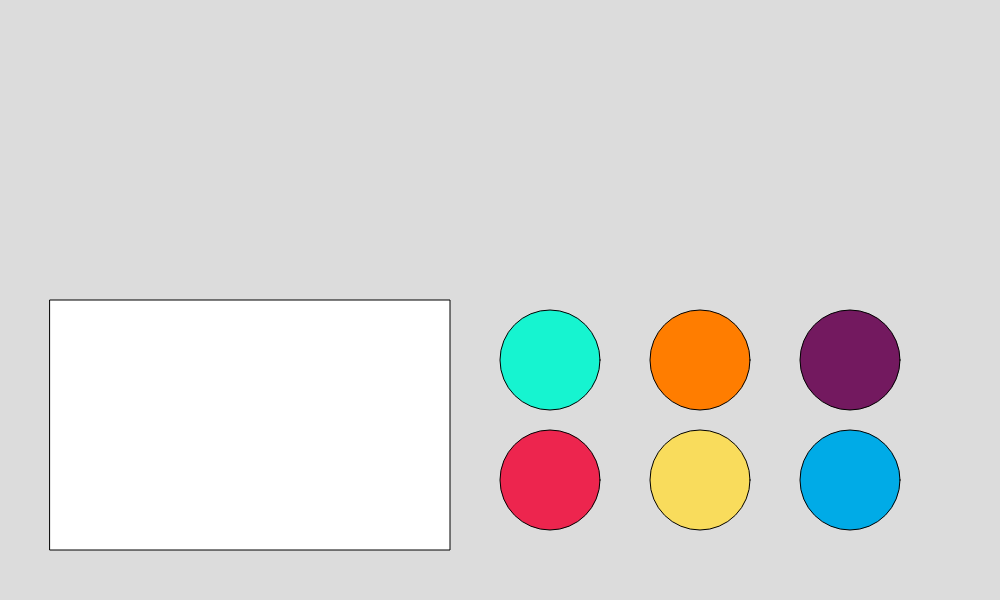
Frame 1 (no input)
Frame 60 (no input): identical to frame 1, image omitted
Frame 120 (the mouse pressed at the canvas centre since frame 60): identical to frame 1, image omitted

The p5.js sketch that drew this single still picture (run headless with seeded random() and noise() and a simulated clock; from frame 60 on, the mouse is pressed at the canvas centre):

// p5.js sketch
// ── sketch.js
let circleReady, mouseClicked, isWhite, isRed, isYellow, isGreen, isOrange, isBlue, isPurple;
let circleX, circleY, circleHeight, circleWidth;



function setup() {
    createCanvas(1000, 600);
    noCursor();
    cursor(CROSS, 20, -10);
     circleReady = false;
     mouseClicked = false;
     isWhite = false;
     isRed = false;
     isYellow = false;
     isGreen = false;
     isOrange = false;
     isBlue = false;
     isPurple = false;
     circleX = 0;
     circleY = 0;
     circleHeight = 50;
     circleWidth = 50;

    
  }
  


  function draw() {

    background(220);


    //white box
    isWhite = true;
    fillWhite();
    isWhite = false;
    rect(width*.05,height*.5,400,250);

    //red
    isRed = true;
    fillRed();
    isRed = false;
    ellipse(width*.55,height*.8,100,100);

    //yellow
    isYellow = true;
    fillYellow();
    isYellow = false;
    ellipse(width*.7,height*.8,100,100);

    //green
    isGreen = true;
    fillGreen();
    isGreen = false;
    ellipse(width*.55,height*.6,100,100);

    //orange
    isOrange = true;
    fillOrange();
    isOrange = false; 
    ellipse(width*.7,height*.6,100,100);

    //blue
    isBlue = true;
    fillBlue();
    isBlue = false;
    ellipse(width*.85,height*.8,100,100);

    //purple
    isPurple = true;
    fillPurple();
    isPurple = false;
    ellipse(width*.85,height*.6,100,100);

    paintBlue();
    paintPurple();
    paintGreen();
    paintOrange();
    paintRed();
    paintYellow();

    
    if (mouseIsPressed && isInBox()) {
      circleReady = true;
      circleX = mouseX;
      circleY = mouseY;
    }

    if (circleReady == true) {
      ellipse(circleX, circleY, circleWidth, circleHeight);
    }
    
  }



  function isMouseClicked() {
    if (mouseIsPressed) {
      mouseClicked = true;
    }
  }


  function createCircle() {
    eliipse(circleX, circleY, circleWidth, circleHeight);
  }

  function isInBox() {
    if(mouseX > width*.05 && mouseX < width*.45 && mouseY > height*.5 && mouseY < height*.75) {
      return true;
    }
    return false;
  }

  function paintBlue() {
    if (mouseX > width*.8 && mouseX < width*.9 && mouseY > height*.75 && mouseY < height*.85) {
      isBlue = true;
      fillBlue();
      isPurple = false;
      isGreen = false;
      isOrange = false;
      isRed = false; 
      isYellow = false;
    }
  }
  function paintPurple() {
    if (mouseX > width*.8 && mouseX < width*.9 && mouseY > height*.55 && mouseY < height*.65) {
      isPurple = true;
      fillPurple();
      isBlue = false;
      isGreen = false;
      isOrange = false;
      isRed = false;
      isYellow = false;
    }
  }
  function paintGreen() {
    if (mouseX > width*.5 && mouseX < width*.6 && mouseY > height*.55 && mouseY < height*.65) {
      isGreen = true;
      fillGreen();
      isBlue = false;
      isPurple = false;
      isOrange = false;
      isRed = false;
      isYellow = false;
    }
  }
  function paintOrange() {
    if (mouseX > width*.65 && mouseX < width*.75 && mouseY > height*.55 && mouseY < height*.65) {
      isOrange = true;
      fillOrange();
      isBlue = false;
      isPurple = false;
      isGreen = false;
      isRed = false;
      isYellow = false;
    }
  }
  function paintRed() {
    if (mouseX > width*.5 && mouseX < width*.6 && mouseY > height*.75 && mouseY < height*.85) {
      isRed = true;
      fillRed();
      isBlue = false;
      isPurple = false;
      isGreen = false;
      isOrange = false;
      isYellow = false;
    }
  }
  function paintYellow() {
    if (mouseX > width*.65 && mouseX < width*.75 && mouseY > height*.75 && mouseY < height*.85) {
      isYellow = true;
      fillYellow();
      isBlue = false;
      isPurple = false;
      isGreen = false;
      isOrange = false;
      isRed = false;
    }
  }

  function fillBlue() {
    if (isBlue) {
      fill(0,171,231);
    }
  }

  function fillPurple() {
    if (isPurple) {
      fill(115,25,95);
    }
  }

  function fillGreen() {
    if (isGreen) {
      fill(22,244,208);
    }
  }

  function fillOrange() {
    if (isOrange) {
      fill(255,125,0);
    }
  } 

  function fillRed() {
    if (isRed) {
      fill(237,37,78);
    } 
  } 

  function fillYellow() {
    if (isYellow) {
      fill(249,220,92);
    }
  }

  function fillWhite() {
    if (isWhite) {
      fill(255,255,255);
    }
  }
